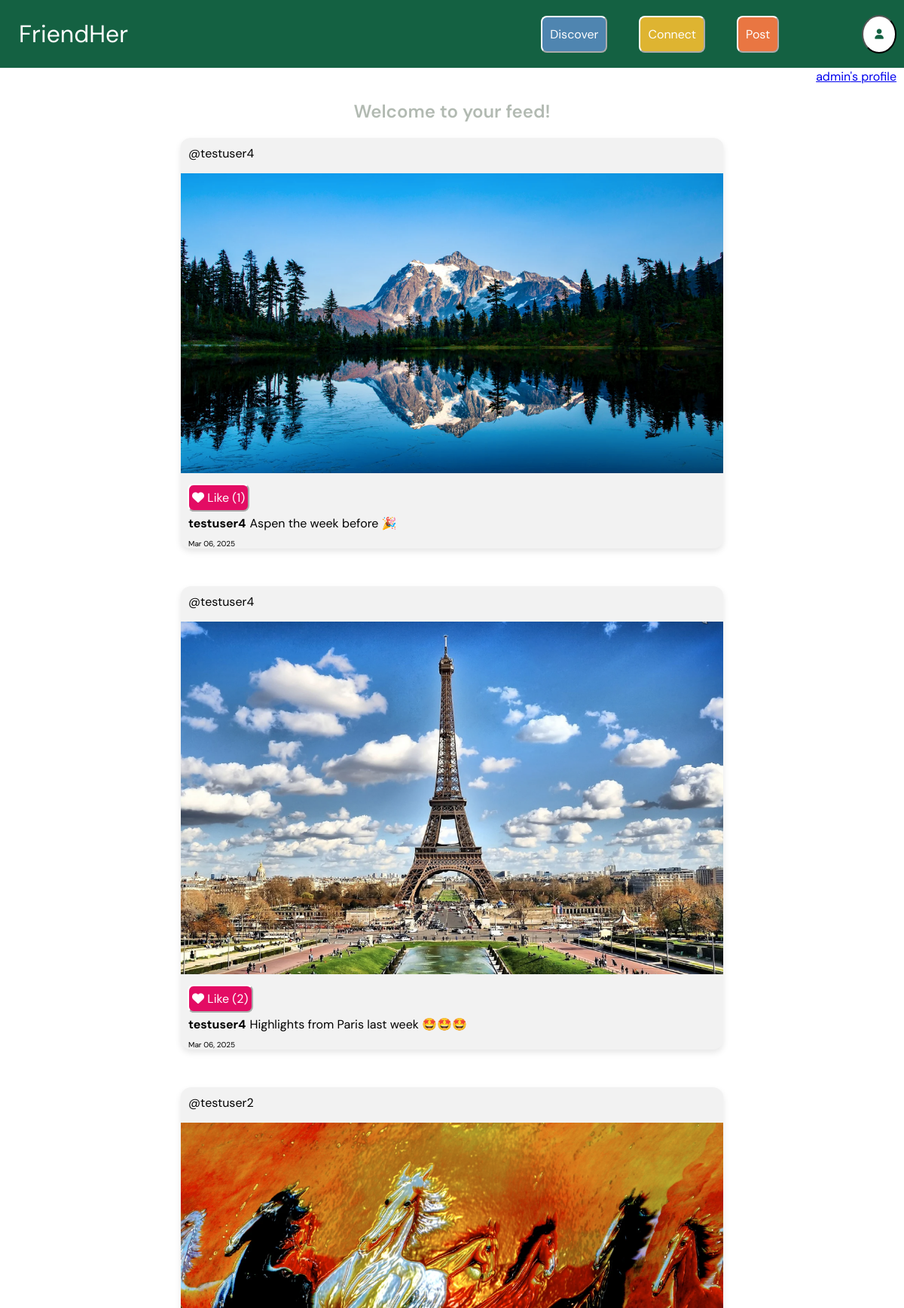
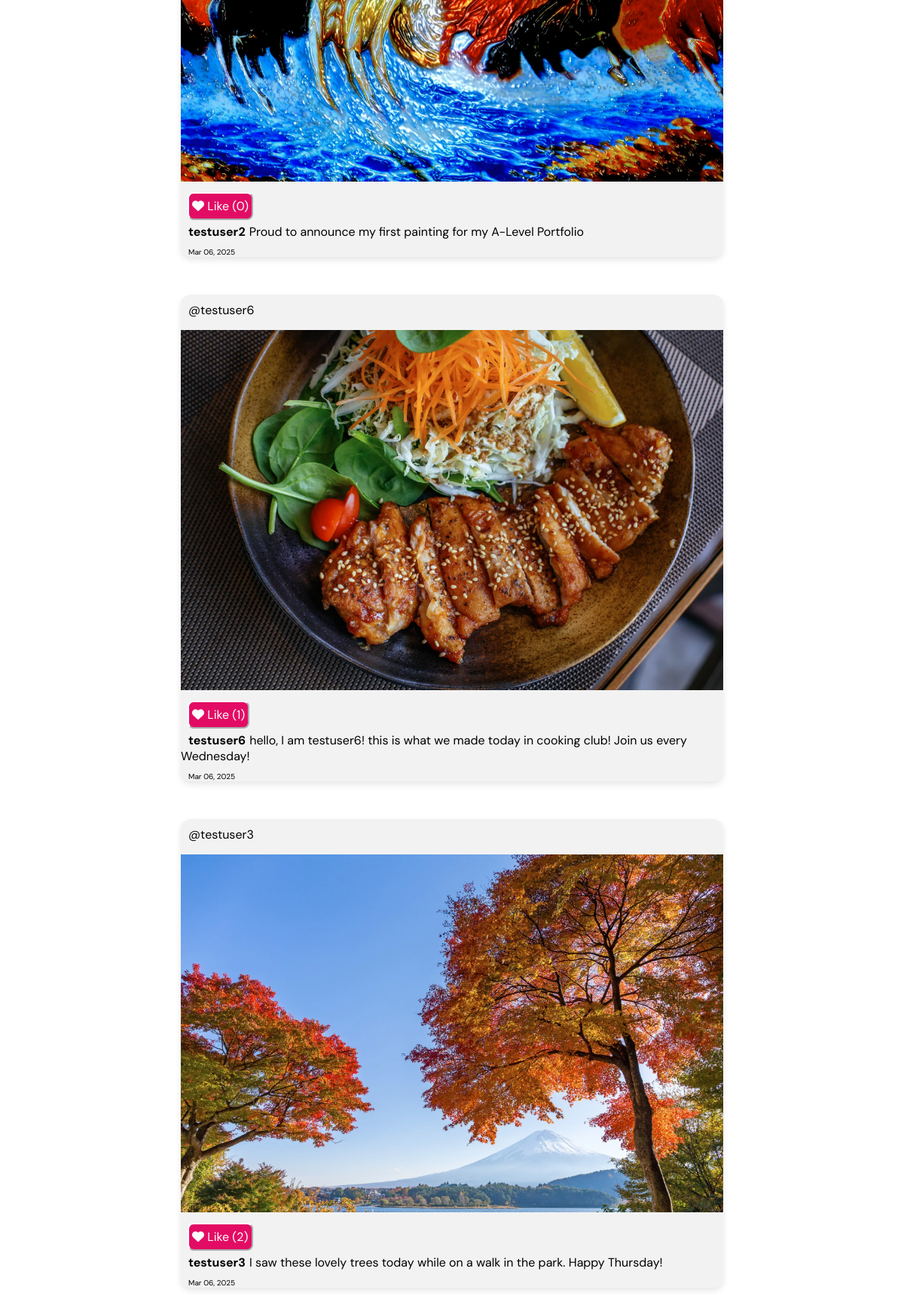
Screenshot of / (signed in) with the database file from the repository (2 pictures, top to bottom).
### core/models.py (models this page shows, shortened)
class Post(models.Model):
    id = models.UUIDField(primary_key=True, default=uuid.uuid4) #gives each post unique ID and makes this the primary key
    created_at = models.DateTimeField(default=datetime.now) #gives post a time created so they can be ordered
    image = models.ImageField(upload_to='post_images')
    caption = models.CharField(max_length=1500) #caption is validated by number of characters
    no_of_likes = models.IntegerField(default=0)
    user = models.ForeignKey(User, on_delete=models.CASCADE) #each post allocated to a user

### core/views.py (the view)
# urls.py: path("", views.index, name="index"),
@login_required(login_url="login") #redirects to login page if someone tries to access the home page
def index(request):
    post=Post.objects.all().order_by("-created_at")
    return render(request, 'index.html', {"posts":post})

### templates/index.html (shortened to what this page needs)
{% extends "base.html" %}
{% load static %}
{% block style %}
<link rel="stylesheet" href="{% static 'core/post_style.css' %}">
<link rel="stylesheet" href="{% static 'core/style.css' %}">
<link rel="stylesheet" href="{% static 'core/nav.css' %}">
{% endblock %}
{% block content %}
<div class="topnav">
    <h1>FriendHer</h1>
    <div class="button-container">
        <button class="button discoverbutton" onclick="window.location.href='/discover'">Discover</button>
        <button class="button connectbutton" onclick="window.location.href='/connect'">Connect</button>
        <button class="button makepostbutton" onclick="togglePostForm()">Post</i></button>
        <button class="profileicon" onclick="window.location.href='/settings'"><i class ="fa-solid fa-user"></i></button>
    </div>
</div>
<div class ="topnav2">
    <p><a href="{% url 'profile' user.username %}"> {{user.username}}'s profile </a></p>
</div>
<h2>Welcome to your feed!</h2>
{% for post in posts %}
    <div class="posts">
        <p class = "username"><a href="{% url 'profile' post.user.username %}">@{{ post.user.username }}</a></p>
        <img src="{{ post.image.url }}" alt="Post image">
        <form action="{% url 'likepost' %}" method="GET">
            <button type="submit" class="likebutton"><i class="fa-solid fa-heart"></i>
            Like ({{post.no_of_likes}})
            </button>
        </form>
        <p class="username2">{{ post.user.username }}</p><p class="caption">{{ post.caption }}</p>
        <p class="date">{{ post.created_at|date:"M d, Y" }}</p>
    </div>
{% empty %}
    <p>No posts yet. Be the first to post!</p>
{% endfor %}
{% endblock %}

### static/core/style.css (style rules this page uses)
h1 { color:#146344; font-family: 'DM Sans', sans-serif; text-align: center; font-weight: 600; font-size: xx-large; }
h2 { color:#acb5aced; font-family: 'DM Sans', sans-serif; text-align: center; font-weight: 600; font-size: x-large; }
p { font-family: 'DM Sans', 'Helvetica', sans-serif; text-align: center; }

### static/core/post_style.css (style rules this page uses)
.posts { width: 60%; margin-inline: auto; background-color:#f2f2f2; border-radius: 2%; margin-bottom: 50px; box-shadow: 0px 4px 8px rgba(0, 0, 0, 0.1); }
.posts img { width:100%; padding-bottom: 10px; }
.posts .username a { display: block; text-align: left; margin-left: 10px; padding-top: 10px; color: black; text-decoration: none; }
.posts .username2 { text-align: left; font-weight: bold; display: inline; margin-right: 5px; margin-left:10px; }
.posts .caption { text-align: left; display: inline; margin-right: 5px; }
.posts .date { text-align: left; margin-left:10px; font-size: x-small; }
.likebutton { background-color:#e30c64; border-color: white; border-radius: 8px; color: white; padding: 6px 4px; text-decoration: none; font-size: 16px; font-family: 'DM Sans', sans-serif; margin-left: 9px; margin-bottom: 5px; }

### static/core/nav.css (style rules this page uses)
html, body { margin: 0; padding: 0; width: 100%; overflow-x: hidden; }
.topnav { display: flex; align-items: center; justify-content: space-between; background-color: #146142; width: 100%; position: fixed; top: 0; left: 0; right: 0; height: 90px; padding: 0 20px; z-index: 1000; }
.topnav .button-container { display: flex; gap: 10px; }
.topnav .profileicon { background-color: white; border-radius: 60%; color:#146142; padding: 15px; margin-right: 30px; margin-top: 11px; margin-bottom: 11px; }
.topnav .connectbutton { background-color:#deb431; border-color: white; border-radius: 8px; color: white; text-align: center; padding: 12px 10px; margin-right: 16px; margin-left: 16px; margin-top: 12px; margin-bottom: 12px; text-decoration: none; font-size: 16px; font-family: 'DM Sans', sans-serif; }
.topnav .discoverbutton { background-color:#4f85b0; border-color: white; border-radius: 8px; color: white; text-align: center; padding: 12px 10px ; margin-right: 16px; margin-left: 16px; margin-top: 12px; margin-bottom: 12px; text-decoration: none; font-size: 16px; font-family: 'DM Sans', sans-serif; }
.topnav .makepostbutton { background-color:#e97642; border-color: white; border-radius: 8px; color: white; text-align: center; padding: 12px 10px; margin-right: 100px; margin-left: 16px; margin-top: 12px; margin-bottom: 12px; text-decoration: none; font-size: 16px; font-family: 'DM Sans', sans-serif; }
.topnav h1 { font-family: 'DM Sans', sans-serif; font-weight:400; float: left; margin-left: 5px; color: white }
.topnav2 p { font-family: 'DM Sans', sans-serif; color: black; text-align: right; font-size: 16px; margin-right: 10px; padding-top: 75px; padding-bottom: 0%; }

### rows the page displays
Post: user.username "testuser4", image (picture), no_of_likes "1", caption "Aspen the week before 🎉", created_at "Mar 06, 2025"
Post: user.username "testuser4", image (picture), no_of_likes "2", caption "Highlights from Paris last week 🤩🤩🤩", created_at "Mar 06, 2025"
Post: user.username "testuser2", image (picture), no_of_likes "0", caption "Proud to announce my first painting for my A-Level Portfolio", created_at "Mar 06, 2025"
Post: user.username "testuser6", image (picture), no_of_likes "1", caption "hello, I am testuser6! this is what we made today in cooking club! Join us every Wednesday!", created_at "Mar 06, 2025"
Post: user.username "testuser3", image (picture), no_of_likes "2", caption "I saw these lovely trees today while on a walk in the park. Happy Thursday!", created_at "Mar 06, 2025"

### other values shown
{{ user.username }} "admin"
